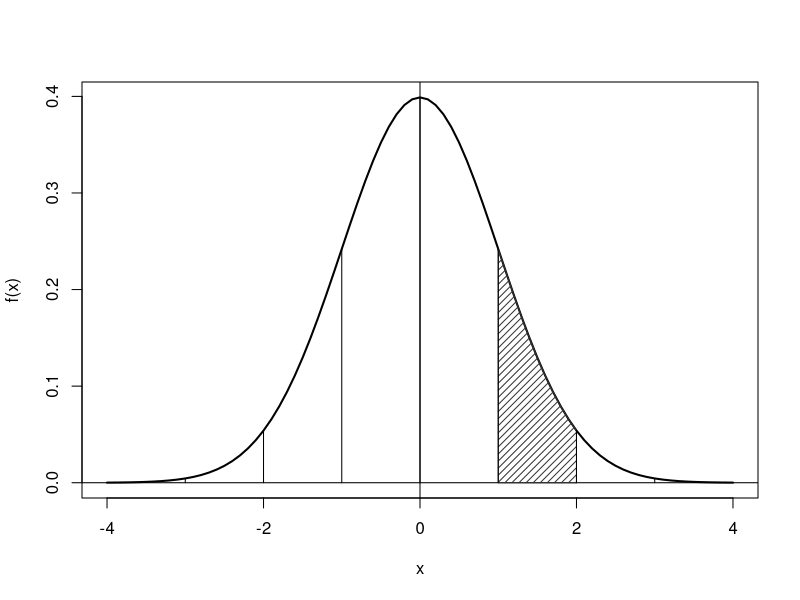

Recreate this plot in R.
# define Gaussian function
f = function(x) return( (2*pi)^-.5 * exp(-x^2/2) )

# define coors
x = seq(-4, 4, .1)
y = f(x)
# plot
plot(x, y, type="l", lwd=2, xlab="x", ylab="f(x)")
abline(h=0, v=0)

# draw area (source: https://stackoverflow.com/questions/36948624/shade-area-under-a-curve)
BEGIN = 1
END = 2
polygon(c(x[x>=BEGIN & x<=END], END, BEGIN), c(y[x>=BEGIN & x<=END], 0, 0), col=gray(.2), density=20)

# add vertical lines
for (i in seq(-4, 4)) {
    segments(i, 0, i, f(i))
}